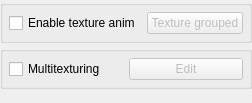
<?xml version="1.0" encoding="UTF-8"?>
<ui version="4.0">
 <class>CParticleTextureAnimWidget</class>
 <widget class="QWidget" name="CParticleTextureAnimWidget">
  <property name="geometry">
   <rect>
    <x>0</x>
    <y>0</y>
    <width>252</width>
    <height>103</height>
   </rect>
  </property>
  <property name="windowTitle">
   <string>Form</string>
  </property>
  <layout class="QGridLayout" name="gridLayout_3">
   <property name="margin">
    <number>0</number>
   </property>
   <property name="spacing">
    <number>3</number>
   </property>
   <item row="0" column="0">
    <widget class="QGroupBox" name="texAnimGroupBox">
     <property name="title">
      <string/>
     </property>
     <layout class="QGridLayout" name="gridLayout_2">
      <property name="margin">
       <number>6</number>
      </property>
      <item row="0" column="0">
       <widget class="QCheckBox" name="texAnimCheckBox">
        <property name="text">
         <string>Enable texture anim</string>
        </property>
       </widget>
      </item>
      <item row="0" column="1">
       <widget class="QPushButton" name="textureGroupedPushButton">
        <property name="enabled">
         <bool>false</bool>
        </property>
        <property name="text">
         <string>Texture grouped</string>
        </property>
        <property name="autoDefault">
         <bool>true</bool>
        </property>
       </widget>
      </item>
     </layout>
    </widget>
   </item>
   <item row="1" column="0">
    <widget class="QGroupBox" name="multitexturingGroupBox">
     <property name="sizePolicy">
      <sizepolicy hsizetype="Minimum" vsizetype="Fixed">
       <horstretch>0</horstretch>
       <verstretch>0</verstretch>
      </sizepolicy>
     </property>
     <property name="title">
      <string/>
     </property>
     <layout class="QGridLayout" name="gridLayout">
      <property name="margin">
       <number>6</number>
      </property>
      <property name="spacing">
       <number>5</number>
      </property>
      <item row="0" column="0">
       <widget class="QCheckBox" name="multitexturingCheckBox">
        <property name="text">
         <string>Multitexturing</string>
        </property>
       </widget>
      </item>
      <item row="0" column="1">
       <widget class="QPushButton" name="editPushButton">
        <property name="enabled">
         <bool>false</bool>
        </property>
        <property name="text">
         <string>Edit</string>
        </property>
       </widget>
      </item>
     </layout>
    </widget>
   </item>
   <item row="2" column="0">
    <widget class="NLQT::CAttribIntWidget" name="texIndexWidget" native="true"/>
   </item>
   <item row="3" column="0">
    <widget class="NLQT::CParticleTextureWidget" name="texWidget" native="true"/>
   </item>
  </layout>
 </widget>
 <customwidgets>
  <customwidget>
   <class>NLQT::CParticleTextureWidget</class>
   <extends>QWidget</extends>
   <header>particle_texture_widget.h</header>
   <container>1</container>
  </customwidget>
  <customwidget>
   <class>NLQT::CAttribIntWidget</class>
   <extends>QWidget</extends>
   <header>attrib_widget.h</header>
   <container>1</container>
  </customwidget>
 </customwidgets>
 <resources/>
 <connections>
  <connection>
   <sender>multitexturingCheckBox</sender>
   <signal>toggled(bool)</signal>
   <receiver>editPushButton</receiver>
   <slot>setEnabled(bool)</slot>
   <hints>
    <hint type="sourcelabel">
     <x>100</x>
     <y>67</y>
    </hint>
    <hint type="destinationlabel">
     <x>285</x>
     <y>70</y>
    </hint>
   </hints>
  </connection>
  <connection>
   <sender>texAnimCheckBox</sender>
   <signal>toggled(bool)</signal>
   <receiver>multitexturingGroupBox</receiver>
   <slot>setDisabled(bool)</slot>
   <hints>
    <hint type="sourcelabel">
     <x>77</x>
     <y>24</y>
    </hint>
    <hint type="destinationlabel">
     <x>86</x>
     <y>72</y>
    </hint>
   </hints>
  </connection>
  <connection>
   <sender>texAnimCheckBox</sender>
   <signal>toggled(bool)</signal>
   <receiver>textureGroupedPushButton</receiver>
   <slot>setEnabled(bool)</slot>
   <hints>
    <hint type="sourcelabel">
     <x>138</x>
     <y>17</y>
    </hint>
    <hint type="destinationlabel">
     <x>174</x>
     <y>17</y>
    </hint>
   </hints>
  </connection>
 </connections>
</ui>
